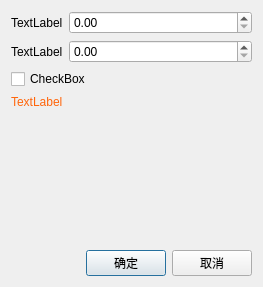
<?xml version="1.0" encoding="UTF-8"?>
<ui version="4.0">
 <class>lds_dialog_input_dialog_double</class>
 <widget class="QDialog" name="lds_dialog_input_dialog_double">
  <property name="geometry">
   <rect>
    <x>0</x>
    <y>0</y>
    <width>263</width>
    <height>287</height>
   </rect>
  </property>
  <property name="windowTitle">
   <string>Dialog</string>
  </property>
  <layout class="QVBoxLayout" name="verticalLayout" stretch="0,0,1,0">
   <item>
    <widget class="QWidget" name="widget" native="true">
     <layout class="QGridLayout" name="gridLayout" columnstretch="0,1">
      <property name="leftMargin">
       <number>0</number>
      </property>
      <property name="topMargin">
       <number>0</number>
      </property>
      <property name="rightMargin">
       <number>0</number>
      </property>
      <property name="bottomMargin">
       <number>0</number>
      </property>
      <item row="0" column="0">
       <widget class="QLabel" name="label">
        <property name="text">
         <string>TextLabel</string>
        </property>
       </widget>
      </item>
      <item row="1" column="0">
       <widget class="QLabel" name="label_2">
        <property name="text">
         <string>TextLabel</string>
        </property>
       </widget>
      </item>
      <item row="2" column="0" colspan="2">
       <widget class="QCheckBox" name="checkBox">
        <property name="text">
         <string>CheckBox</string>
        </property>
       </widget>
      </item>
      <item row="1" column="1">
       <widget class="lds_doublespinbox" name="lineEdit_2"/>
      </item>
      <item row="0" column="1">
       <widget class="lds_doublespinbox" name="lineEdit"/>
      </item>
     </layout>
    </widget>
   </item>
   <item>
    <widget class="QLabel" name="label_desc">
     <property name="styleSheet">
      <string notr="true">color:#ff650b;</string>
     </property>
     <property name="text">
      <string>TextLabel</string>
     </property>
    </widget>
   </item>
   <item>
    <widget class="lds_key3x4" name="widget_key3x4" native="true"/>
   </item>
   <item>
    <widget class="QFrame" name="frame">
     <layout class="QHBoxLayout" name="horizontalLayout">
      <property name="topMargin">
       <number>0</number>
      </property>
      <property name="rightMargin">
       <number>0</number>
      </property>
      <property name="bottomMargin">
       <number>0</number>
      </property>
      <item>
       <spacer name="horizontalSpacer">
        <property name="orientation">
         <enum>Qt::Horizontal</enum>
        </property>
        <property name="sizeHint" stdset="0">
         <size>
          <width>40</width>
          <height>20</height>
         </size>
        </property>
       </spacer>
      </item>
      <item>
       <widget class="lds_toolbar_button" name="pushButton_ok">
        <property name="text">
         <string>确定</string>
        </property>
        <property name="outer_stylesheet" stdset="0">
         <string>pushbutton</string>
        </property>
       </widget>
      </item>
      <item>
       <widget class="lds_toolbar_button" name="pushButton_cancel">
        <property name="text">
         <string>取消</string>
        </property>
        <property name="outer_stylesheet" stdset="0">
         <string>pushbutton</string>
        </property>
       </widget>
      </item>
     </layout>
    </widget>
   </item>
  </layout>
 </widget>
 <customwidgets>
  <customwidget>
   <class>lds_toolbar_button</class>
   <extends>QPushButton</extends>
   <header>lds_toolbar_button.h</header>
  </customwidget>
  <customwidget>
   <class>lds_doublespinbox</class>
   <extends>QDoubleSpinBox</extends>
   <header>lds_doublespinbox.h</header>
  </customwidget>
  <customwidget>
   <class>lds_key3x4</class>
   <extends>QWidget</extends>
   <header>lds_key3x4.h</header>
   <container>1</container>
  </customwidget>
 </customwidgets>
 <tabstops>
  <tabstop>lineEdit</tabstop>
  <tabstop>lineEdit_2</tabstop>
  <tabstop>checkBox</tabstop>
  <tabstop>pushButton_ok</tabstop>
  <tabstop>pushButton_cancel</tabstop>
 </tabstops>
 <resources/>
 <connections/>
</ui>
